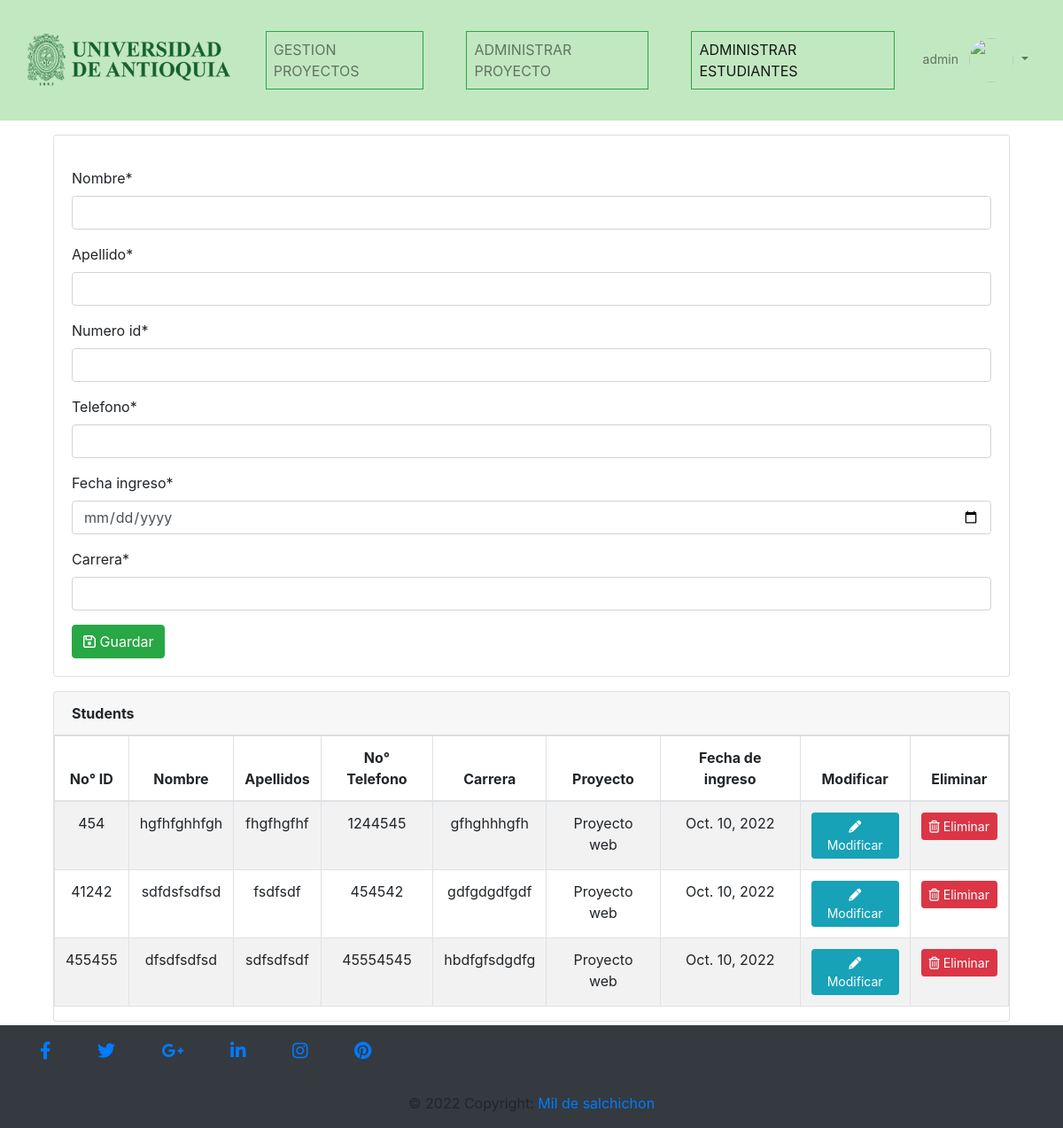
Before: /manage_project/admin_project/manage_students/2 (signed in) with the older database file.
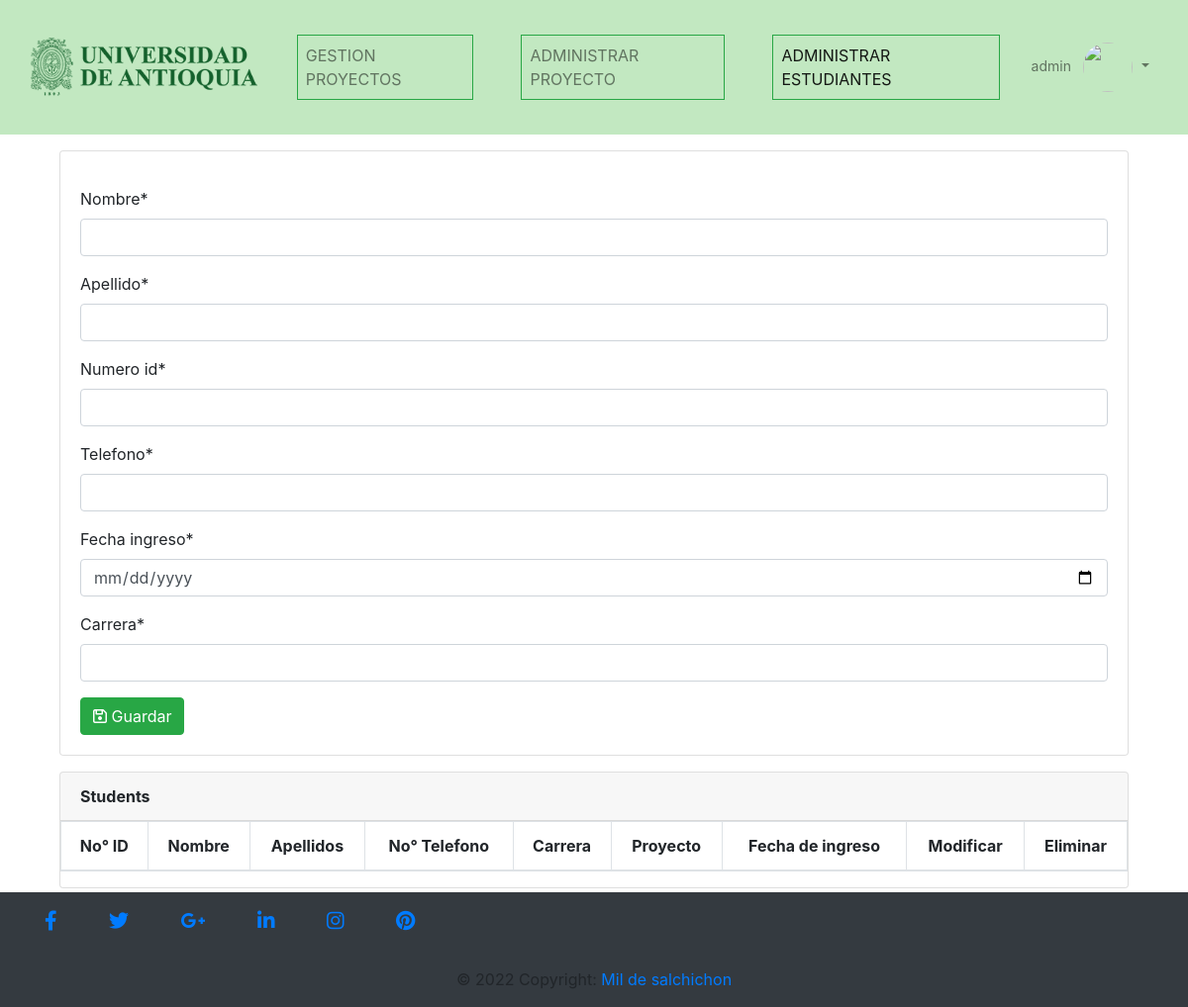
After: the same page with the newer database file.
### gestion/models.py (models this page shows, shortened)
class Estudiante(models.Model):
    nombre = models.CharField(max_length=100)
    apellido = models.CharField(max_length=100)
    numero_id = models.IntegerField(primary_key=True)
    telefono = models.CharField(max_length=12)
    carrera = models.CharField(max_length=100)
    proyecto = models.ForeignKey(Proyecto, on_delete=models.CASCADE)
    fecha_ingreso = models.DateField()
    class meta:
        db_table= 'estudiante'
        verbose_name= 'Estudiante'
        verbose_name_plural='Estudiantes'
        ordering=['id']

class Proyecto(models.Model):
    estados = (('F','Finalizado'),('E','En ejecucion'))
    nombre = models.CharField(max_length=100)
    objetivo_general = models.CharField(max_length=100)
    fecha_inicio = models.DateField()
    fecha_fin = models.DateField()
    director = models.CharField(max_length=100)
    presupuesto = models.CharField(max_length=100)
    porcentaje_avance = models.IntegerField(null = True)
    estado = models.CharField(max_length=1, choices=estados)
    def __str__(self):
        return self.nombre
    class meta:
        db_table= 'proyecto'
        verbose_name= 'Proyecto'
        verbose_name_plural='Proyectos'
        ordering=['id']

### gestion/views.py (the view, shortened to what this page needs)
# urls.py: path('manage_project/admin_project/manage_students/<int:project_id>', manage_students, name="manage_students"),
def manage_students(request, project_id):
    form=FormStudent()
    students = Estudiante.objects.filter(proyecto = project_id)
    return render(request, "manage_students.html", {"form": form,"students":students,'project_id':project_id})

### gestion/forms.py
class FormStudent(forms.ModelForm):
    class Meta:
        model = Estudiante
        fields = ('nombre','apellido','numero_id','telefono','fecha_ingreso','carrera',)
        widgets={'fecha_ingreso':DatePickerInput(),}

### Templates/manage_students.html (shortened to what this page needs)
{% extends 'index.html' %}
{%block navlink%}
<li class="nav-item px-lg-4">
    <a class="nav-link text-uppercase border border-success" href="{% url 'gestion_proyecto' %}">Gestion proyectos</a>
</li>
<li class="nav-item px-lg-4">
    <a class="nav-link text-uppercase border border-success" href="{% url 'admin_project' project_id %}">Administrar proyecto</a>
</li>
<li class="nav-item px-lg-4" >
    <a class="nav-link text-uppercase border border-success active" href="">Administrar estudiantes</a>
</li>
{%endblock%}
{% load crispy_forms_tags %}
{% block content %}
<div class="container">
    <div class="card" >
        <div class="card-body">
            <form method="POST" action="" class="mt-3" autocomplete="off" enctype="multipart/form-data">
                {{ form|crispy }}
                <button type="submit" class="btn btn-success"><i class="fa-regular fa-floppy-disk"></i> Guardar</button>
            </form>
        </div>
    </div>
    <div class="card">
        <div class="card-header"><b>Students</b></div>
        <table class="table table-striped table-bordered" id="mydatatable">
            <thead>
                <tr class="text-center">
                    <th scope="col">No° ID</th>
                    <th scope="col">Nombre</th>
                    <th scope="col">Apellidos</th>
                    <th scope="col">No° Telefono</th>
                    <th scope="col">Carrera</th>
                    <th scope="col">Proyecto</th>
                    <th scope="col">Fecha de ingreso</th>
                    <th scope="col">Modificar</th>
                    <th scope="col">Eliminar</th>
                </tr>
            </thead>
            <tbody>
                {% for student in students %}
                    <tr class="text-center">
                        <td>{{ student.numero_id }}</td>
                        <td>{{ student.nombre }}</td>
                        <td>{{ student.apellido }}</td>
                        <td>{{ student.telefono }}</td>
                        <td>{{ student.carrera }}</td>
                        <td>{{ student.proyecto }}</td>
                        <td>{{ student.fecha_ingreso }}</td>
                        <td><a class="link btn btn-sm btn-block btn-info"
                            href="#"><i class="fa-solid fa-pencil"></i> Modificar</a></td>
                        <td><a  class="btn btn-sm btn-block btn-danger"
                            href="{% url 'delete_student' student.numero_id%}"><i class="fa-regular fa-trash-can"></i> Eliminar</a></td>
                    </tr>
                {% endfor %}
            </tbody>
        </table>
    </div>
</div>
{% endblock %}

Changed rows visible on the page:
removed Estudiante: numero_id "454", nombre "hgfhfghhfgh", apellido "fhgfhgfhf", telefono "1244545", carrera "gfhghhhgfh", proyecto "Proyecto web", fecha_ingreso "Oct. 10, 2022"
removed Estudiante: numero_id "41242", nombre "sdfdsfsdfsd", apellido "fsdfsdf", telefono "454542", carrera "gdfgdgdfgdf", proyecto "Proyecto web", fecha_ingreso "Oct. 10, 2022"
removed Estudiante: numero_id "455455", nombre "dfsdfsdfsd", apellido "sdfsdfsdf", telefono "45554545", carrera "hbdfgfsdgdfg", proyecto "Proyecto web", fecha_ingreso "Oct. 10, 2022"
